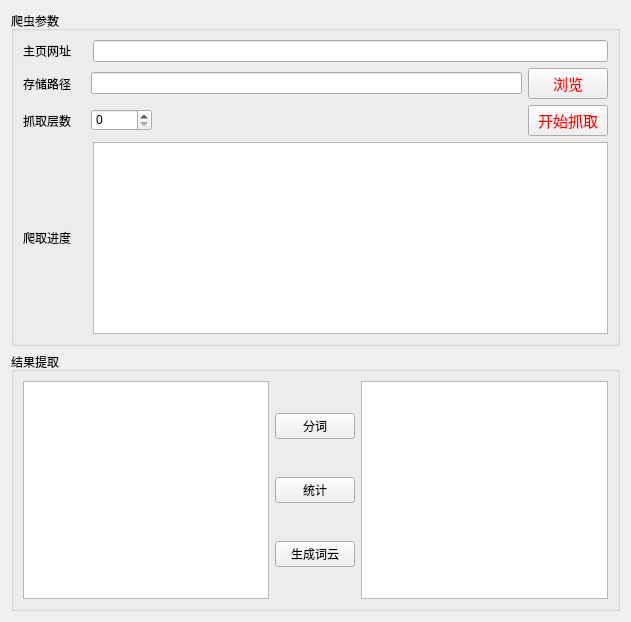
<?xml version="1.0" encoding="UTF-8"?>
<ui version="4.0">
 <class>Form</class>
 <widget class="QWidget" name="Form">
  <property name="geometry">
   <rect>
    <x>0</x>
    <y>0</y>
    <width>631</width>
    <height>622</height>
   </rect>
  </property>
  <property name="windowTitle">
   <string>医院信息提取系统</string>
  </property>
  <layout class="QVBoxLayout" name="verticalLayout_3">
   <item>
    <widget class="QGroupBox" name="groupBox">
     <property name="styleSheet">
      <string notr="true">QPushButton { 
    color: red ;
    font-size:15px;
}</string>
     </property>
     <property name="title">
      <string>爬虫参数</string>
     </property>
     <layout class="QVBoxLayout" name="verticalLayout">
      <item>
       <layout class="QHBoxLayout" name="horizontalLayout" stretch="1,8">
        <item>
         <widget class="QLabel" name="label">
          <property name="text">
           <string>主页网址</string>
          </property>
         </widget>
        </item>
        <item>
         <widget class="QLineEdit" name="lineEdit"/>
        </item>
       </layout>
      </item>
      <item>
       <layout class="QHBoxLayout" name="horizontalLayout_2" stretch="1,7,1">
        <item>
         <widget class="QLabel" name="label_2">
          <property name="text">
           <string>存储路径</string>
          </property>
         </widget>
        </item>
        <item>
         <widget class="QLineEdit" name="lineEdit_2"/>
        </item>
        <item>
         <widget class="QPushButton" name="pushButton">
          <property name="text">
           <string>浏览</string>
          </property>
         </widget>
        </item>
       </layout>
      </item>
      <item>
       <layout class="QHBoxLayout" name="horizontalLayout_3" stretch="1,1,6,1">
        <item>
         <widget class="QLabel" name="label_3">
          <property name="text">
           <string>抓取层数</string>
          </property>
         </widget>
        </item>
        <item>
         <widget class="QSpinBox" name="spinBox"/>
        </item>
        <item>
         <spacer name="horizontalSpacer">
          <property name="orientation">
           <enum>Qt::Horizontal</enum>
          </property>
          <property name="sizeHint" stdset="0">
           <size>
            <width>40</width>
            <height>20</height>
           </size>
          </property>
         </spacer>
        </item>
        <item>
         <widget class="QPushButton" name="buttonCrawl">
          <property name="text">
           <string>开始抓取</string>
          </property>
         </widget>
        </item>
       </layout>
      </item>
      <item>
       <layout class="QHBoxLayout" name="horizontalLayout_4" stretch="1,8">
        <item>
         <widget class="QLabel" name="label_4">
          <property name="text">
           <string>爬取进度</string>
          </property>
         </widget>
        </item>
        <item>
         <widget class="QTextBrowser" name="progressBox"/>
        </item>
       </layout>
      </item>
     </layout>
    </widget>
   </item>
   <item>
    <widget class="QGroupBox" name="groupBox_2">
     <property name="title">
      <string>结果提取</string>
     </property>
     <layout class="QHBoxLayout" name="horizontalLayout_5">
      <item>
       <widget class="QTextEdit" name="textEdit_2"/>
      </item>
      <item>
       <layout class="QVBoxLayout" name="verticalLayout_2">
        <item>
         <widget class="QPushButton" name="pushButton_3">
          <property name="text">
           <string>分词</string>
          </property>
         </widget>
        </item>
        <item>
         <widget class="QPushButton" name="pushButton_4">
          <property name="text">
           <string>统计</string>
          </property>
         </widget>
        </item>
        <item>
         <widget class="QPushButton" name="pushButton_5">
          <property name="text">
           <string>生成词云</string>
          </property>
         </widget>
        </item>
       </layout>
      </item>
      <item>
       <widget class="QTextEdit" name="textEdit_3"/>
      </item>
     </layout>
    </widget>
   </item>
  </layout>
 </widget>
 <resources/>
 <connections/>
</ui>
